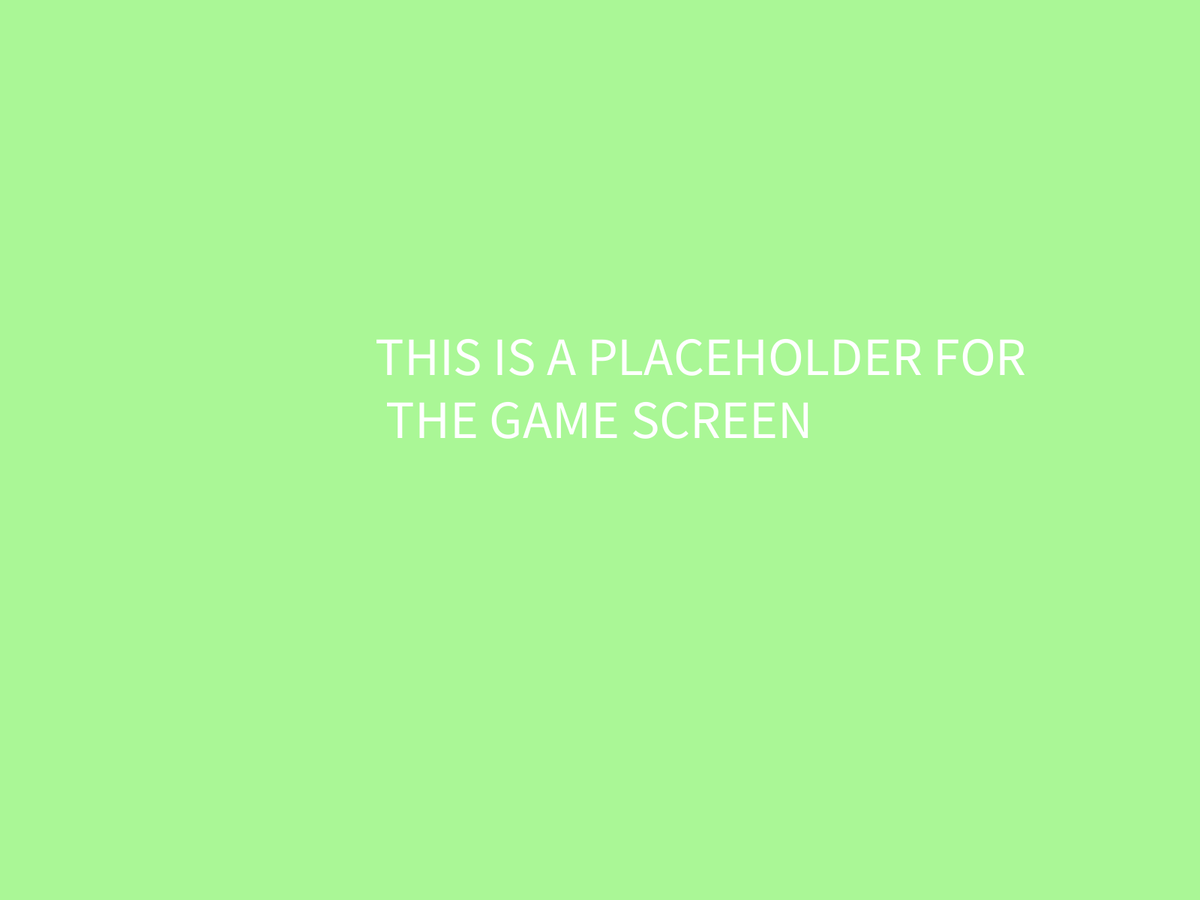
Frame 1 (no input)
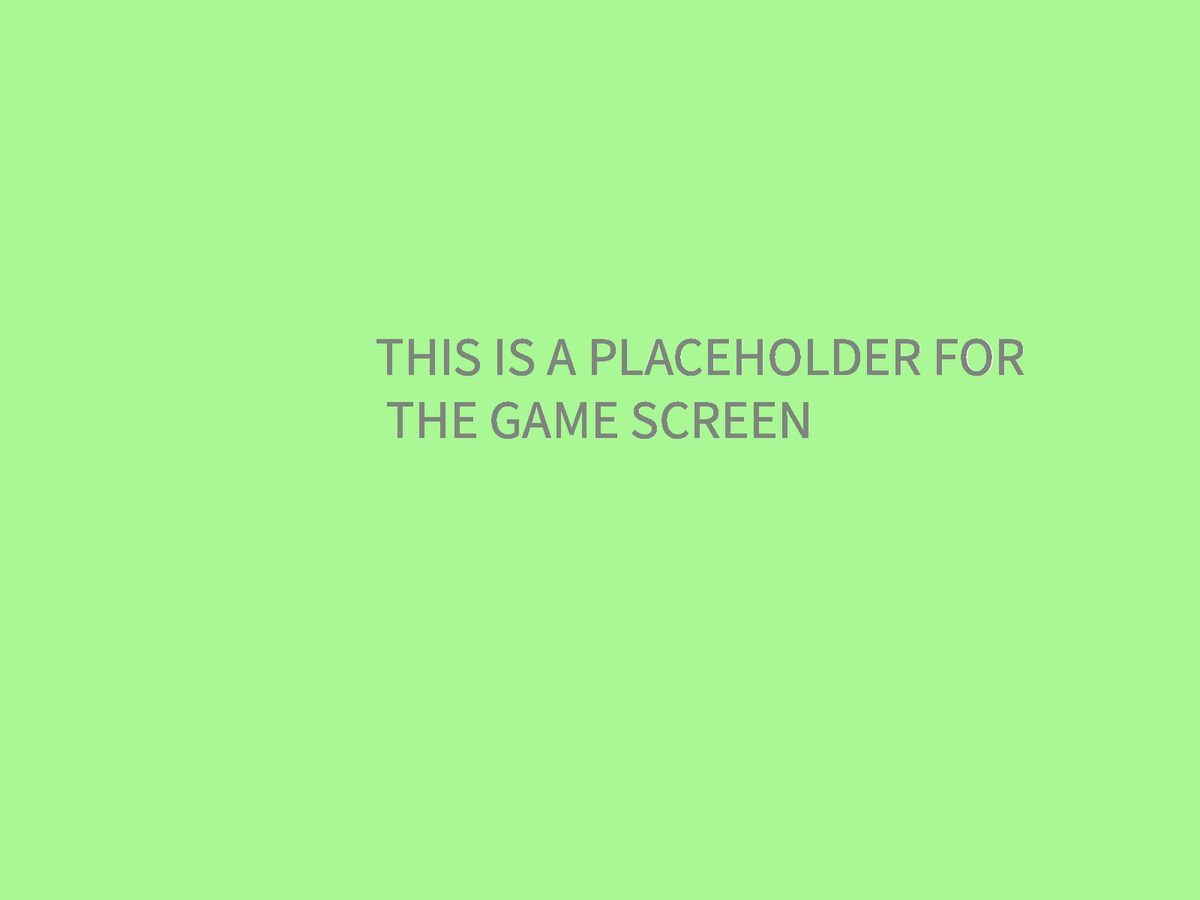
Frame 60 (the mouse pressed at the canvas centre just before this capture)
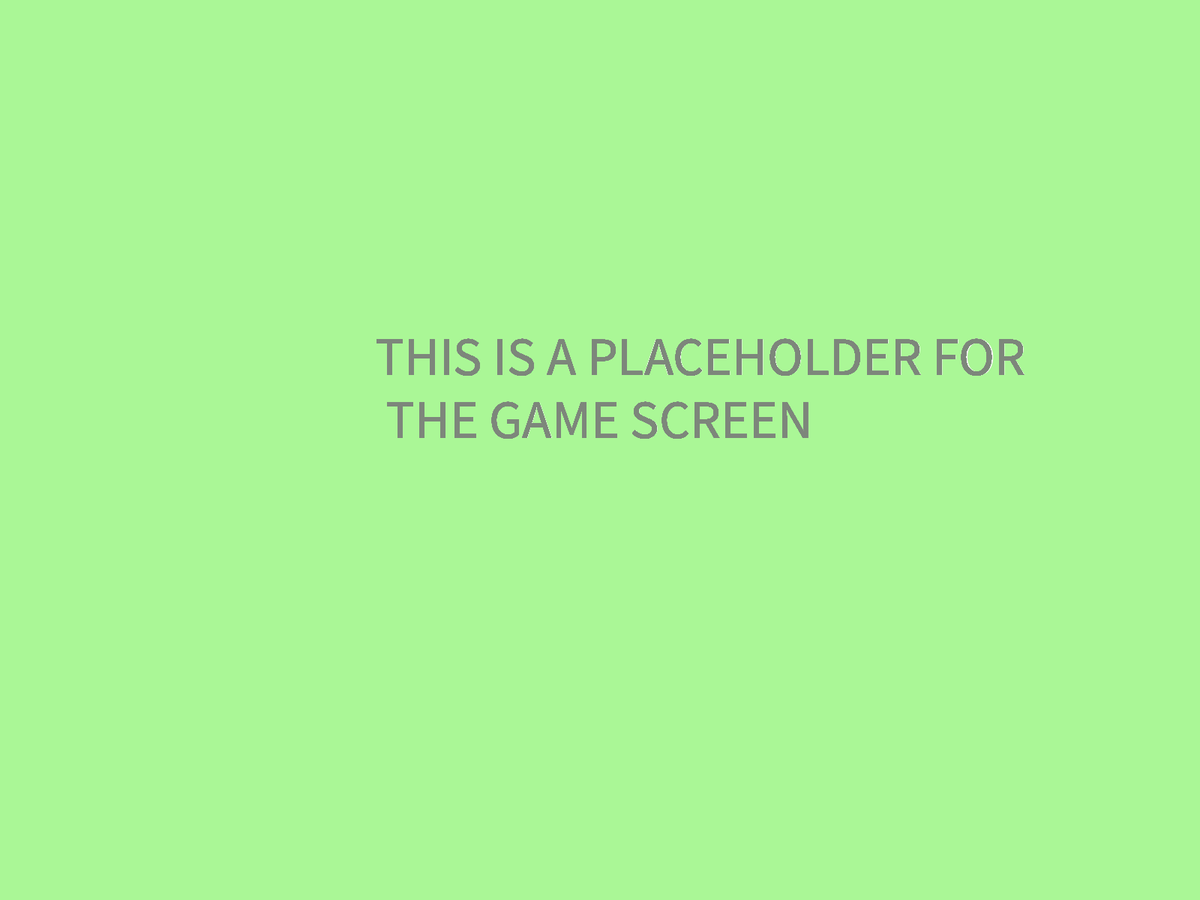
Frame 120 (the mouse held since frame 60 and released just before this capture)

The Processing sketch that drew these frames (run headless with seeded random() and noise(); from frame 60 on, the mouse is pressed at the canvas centre):

// Processing sketch: Compost_combat_Settings
// ── Compost_combat_Settings.pde
/* settings for GD 205 Game Compost Combat
 --ELEMENTS NEEDED:
 SAVE GAME
 EXIT GAME
 VOLUME CONTROL
 */
Settings settings= new Settings (2000, 2000, 100);
String screen = "game";
int screenWidth=2000, screenHeight=2000, radius = 30;

color bgColor = (#AAF796), gray= (#7D867B), red= (#FF0A2B),
  black = (#000000), white= (#FFFFFF);

void setup() {
  background(bgColor);
  size(2000, 2000);
  fullScreen();
}

void draw() {
  switch (screen) {
  case "game":
    textSize(72);
    text("THIS IS A PLACEHOLDER FOR \n THE GAME SCREEN",
      screenWidth/4, screenHeight/4);
    fill(gray);
    break;
  case "settings":
    //settings class
     settings.openTab();
    break;
  }
     settings.update();
}

class Settings {
  boolean settingsClicked=false;
  PVector pos;
  float size;
  
  Settings (float x, float y, float s) {
    pos= new PVector (x, y);
    size= s;
  }

  void update() {
    //Settings Button
    circle(screenWidth-220, 90, radius);
    textSize(30);
    text("Settings", screenWidth-200, 100);
  }
  void openTab(){
    //If Button is Clicked, Open Settings
    float rectX,rectY,rectX2,rectY2;
    rectX =screenWidth -220;
    rectX2 = screenWidth-100;
    rectY = 100;
    boolean onSettings = mouseX > rectX ||
      mouseX <  rectX2 &&
      mouseY > 50 || mouseY<rectY;
    boolean onX = mouseX > screenWidth -220 ||
      mouseX < screenWidth-100 &&
      mouseY > 50 || mouseY<100 && screen == "settings";
    if (onSettings && mousePressed) {
      settingsClicked=true;
      if (settingsClicked) {
        screen = "settings";
        //Settings Screen
        fill(black);
        rect(0, 0, screenWidth, screenHeight);
        textSize(72);
        stroke(white);
        text("THIS IS A PLACEHOLDER FOR \n THE SETTINGS SCREEN",
          screenWidth/4, screenHeight/4);
        stroke(black);
        fill(red);
        circle(screenWidth-220, 90, radius);
      }
      if (onX && mousePressed) {
        screen = "game";
      }
    }
  }
}
